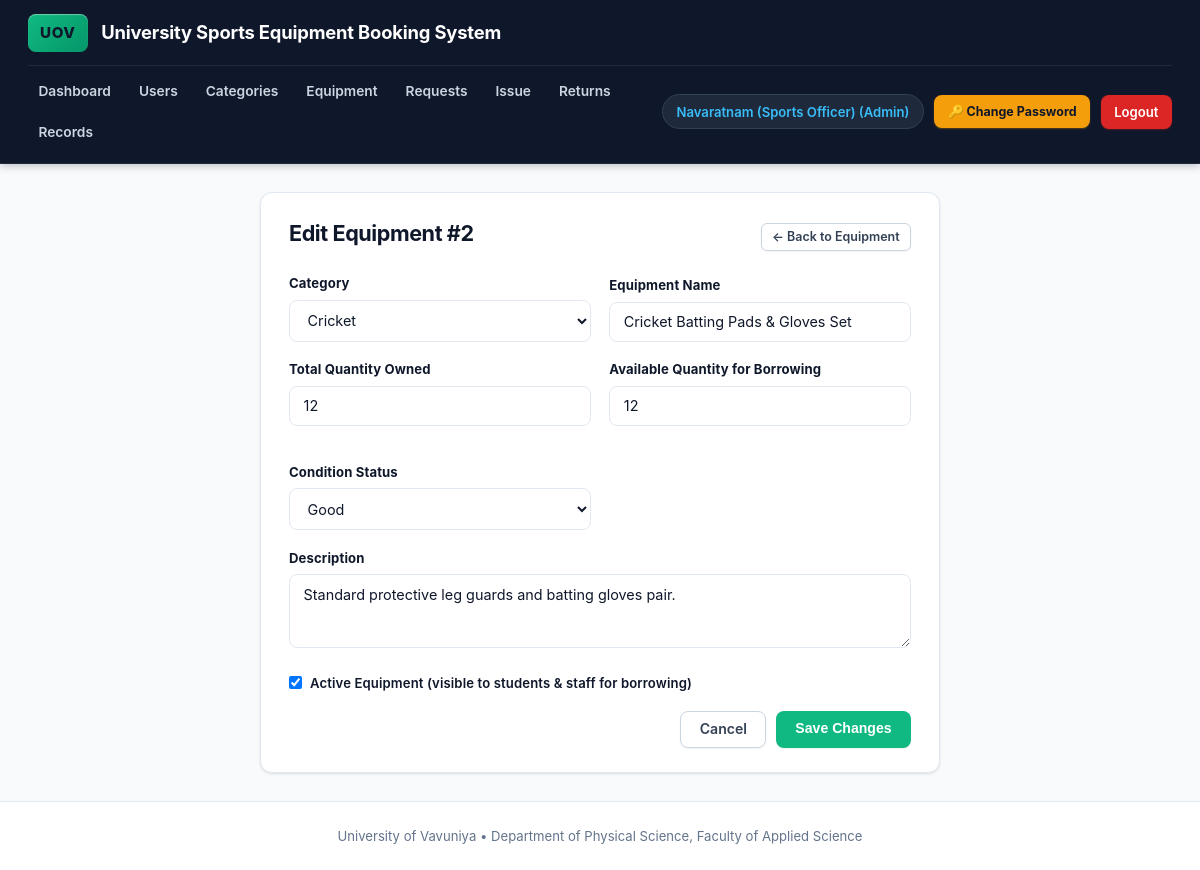
Screenshot of /admin/edit_equipment.php?id=2 (signed in) with the database file from the repository.
### tables this page shows
CREATE TABLE `equipment` (
  `equipment_id` INT AUTO_INCREMENT PRIMARY KEY,
  `category_id` INT NOT NULL,
  `equipment_name` VARCHAR(100) NOT NULL,
  `description` TEXT NULL,
  `total_quantity` INT NOT NULL DEFAULT 0 CHECK (`total_quantity` >= 0),
  `available_quantity` INT NOT NULL DEFAULT 0 CHECK (`available_quantity` >= 0),
  `condition_status` VARCHAR(50) NOT NULL DEFAULT 'Good',
  `active` TINYINT(1) NOT NULL DEFAULT 1,
  CONSTRAINT `fk_equipment_category`
    FOREIGN KEY (`category_id`) REFERENCES `equipment_categories` (`category_id`)
    ON UPDATE CASCADE ON DELETE RESTRICT
);

CREATE TABLE `equipment_categories` (
  `category_id` INT AUTO_INCREMENT PRIMARY KEY,
  `category_name` VARCHAR(100) NOT NULL,
  `description` TEXT NULL,
  `active` TINYINT(1) NOT NULL DEFAULT 1
);

### includes/auth.php (called while the page is built, shortened)
<?php
function e(?string $str): string {
    return htmlspecialchars($str ?? '', ENT_QUOTES, 'UTF-8');
}

### admin/edit_equipment.php (the view, shortened to what this page needs)
<?php
require_once __DIR__ . '/../config/db.php';
require_once __DIR__ . '/../includes/auth.php';
$eid     = (int)($_GET['id'] ?? $_POST['equipment_id'] ?? 0);
$stmt = $pdo->prepare("SELECT * FROM equipment WHERE equipment_id = ?");
$stmt->execute([$eid]);
$item = $stmt->fetch();
$categories = $pdo->query("SELECT * FROM equipment_categories WHERE active = 1 ORDER BY category_name")->fetchAll();
require_once __DIR__ . '/../includes/header.php';
?>
<div class="card" style="max-width: 680px; margin: 0 auto;">
    <div style="display:flex; justify-content:space-between; align-items:center; margin-bottom:1rem;">
        <h2>Edit Equipment #<?= (int)$item['equipment_id'] ?></h2>
        <a href="/sports_equipment_system/admin/manage_equipment.php" class="btn btn-sm btn-secondary">&larr; Back to Equipment</a>
    </div>
    <form method="post">
        <div class="form-grid">
            <div class="form-group">
                <label>Category</label>
                <select name="category_id" required>
                    <?php foreach ($categories as $c): ?>
                        <option value="<?= (int)$c['category_id'] ?>" <?= $c['category_id'] == $item['category_id'] ? 'selected' : '' ?>>
                            <?= e($c['category_name']) ?>
                        </option>
                    <?php endforeach; ?>
                </select>
            </div>
            <div class="form-group">
                <label>Equipment Name</label>
                <input type="text" name="equipment_name" value="<?= e($item['equipment_name']) ?>" required>
            </div>
        </div>
        <div class="form-grid">
            <div class="form-group">
                <label>Total Quantity Owned</label>
                <input type="number" name="total_quantity" min="0" value="<?= (int)$item['total_quantity'] ?>" required>
            </div>
            <div class="form-group">
                <label>Available Quantity for Borrowing</label>
                <input type="number" name="available_quantity" min="0" value="<?= (int)$item['available_quantity'] ?>" required>
            </div>
            <div class="form-group">
                <label>Condition Status</label>
                <select name="condition_status">
                    <option value="Good" <?= $item['condition_status'] === 'Good' ? 'selected' : '' ?>>Good</option>
                </select>
            </div>
        </div>
        <div class="form-group">
            <label>Description</label>
            <textarea name="description" rows="3"><?= e($item['description']) ?></textarea>
        </div>
        <div class="form-group" style="display:flex; align-items:center; gap:0.5rem;">
            <input type="checkbox" name="active" id="eqActiveChk" value="1" <?= $item['active'] ? 'checked' : '' ?> style="width:auto;">
            <label for="eqActiveChk" style="margin:0; font-weight:600; cursor:pointer;">Active Equipment (visible to students &amp; staff for borrowing)</label>
        </div>
        <div style="display:flex; justify-content:flex-end; gap:0.6rem; margin-top:1rem;">
            <a href="/sports_equipment_system/admin/manage_equipment.php" class="btn btn-secondary">Cancel</a>
            <button type="submit" class="btn btn-success">Save Changes</button>
        </div>
    </form>
</div>
<?php require_once __DIR__ . '/../includes/footer.php'; ?>

### assets/css/style.css (style rules this page uses)
:root { --color-primary: #0284c7; --color-primary-hover: #0369a1; --color-primary-light: #e0f2fe; --color-primary-text: #0369a1; --color-secondary: #0f172a; --color-secondary-sub: #1e293b; --color-accent: #10b981; --color-accent-hover: #059669; --color-bg: #f8fafc; --color-card-bg: #ffffff; --color-border: #e2e8f0; --color-border-subtle: #f1f5f9; --color-text-main: #0f172a; --color-text-body: #334155; --color-text-muted: #64748b; --color-text-faint: #94a3b8; --status-pending-bg: #fef3c7; --status-pending-text: #92400e; --status-pending-border: #fde68a; --status-approved-bg: #e0f2fe; --status-approved-text: #0369a1; --status-approved-border: #bae6fd; --status-completed-bg: #d1fae5; --status-completed-text: #065f46; --status-completed-border: #a7f3d0; --status-rejected-bg: #fee2e2; --status-rejected-text: #991b1b; --status-rejected-border: #fecaca; --status-overdue-bg: #fef2f2; --status-overdue-text: #b91c1c; --status-overdue-border: #fca5a5; --font-family: 'Inter', -apple-system, BlinkMacSystemFont, 'Segoe UI', Roboto, Helvetica, Arial, sans-serif; --radius-sm: 0.375rem; --radius-md: 0.5rem; --radius-lg: 0.75rem; --radius-xl: 1rem; --radius-pill: 9999px; --shadow-xs: 0 1px 2px rgba(15, 23, 42, 0.05); --shadow-sm: 0 1px 3px rgba(15, 23, 42, 0.08), 0 1px 2px rgba(15, 23, 42, 0.04); --shadow-md: 0 4px 6px -1px rgba(15, 23, 42, 0.08), 0 2px 4px -2px rgba(15, 23, 42, 0.05); --shadow-lg: 0 10px 15px -3px rgba(15, 23, 42, 0.08), 0 4px 6px -4px rgba(15, 23, 42, 0.04); }
* { box-sizing: border-box; margin: 0; padding: 0; }
body { font-family: var(--font-family); background-color: var(--color-bg); color: var(--color-text-body); line-height: 1.55; min-height: 100vh; display: flex; flex-direction: column; -webkit-font-smoothing: antialiased; }
.card { background: var(--color-card-bg); border-radius: var(--radius-lg); padding: 1.5rem 1.75rem; border: 1px solid var(--color-border); box-shadow: var(--shadow-sm); margin-bottom: 1.5rem; transition: box-shadow 0.2s ease; }
.card h2 { font-size: 1.35rem; font-weight: 700; color: var(--color-text-main); letter-spacing: -0.02em; margin-bottom: 0.4rem; }
.btn { display: inline-flex; align-items: center; justify-content: center; gap: 0.4rem; padding: 0.55rem 1.15rem; border: 1px solid transparent; border-radius: var(--radius-md); background: var(--color-primary); color: #ffffff; font-weight: 600; font-size: 0.88rem; cursor: pointer; text-decoration: none; box-shadow: var(--shadow-xs); transition: all 0.15s ease-in-out; line-height: 1.25; }
.btn-secondary { background: #ffffff; color: #334155; border: 1px solid #cbd5e1; }
.btn-success { background: var(--color-accent); color: #ffffff; }
.btn-sm { padding: 0.35rem 0.65rem; font-size: 0.78rem; border-radius: var(--radius-sm); font-weight: 600; }
.form-grid { display: grid; grid-template-columns: repeat(auto-fit, minmax(260px, 1fr)); gap: 1.15rem; align-items: flex-end; }
.form-group { margin-bottom: 1.1rem; }
.form-group label { display: block; font-size: 0.82rem; font-weight: 700; margin-bottom: 0.4rem; color: var(--color-text-main); letter-spacing: 0.01em; }
.form-group input, .form-group select, .form-group textarea { width: 100%; padding: 0.65rem 0.85rem; border: 1.5px solid var(--color-border); border-radius: var(--radius-md); font-size: 0.9rem; font-family: inherit; color: var(--color-text-main); background-color: #ffffff; transition: all 0.15s ease; outline: none; }

### rows the page displays
equipment: equipment_id "2", category_id "Cricket", equipment_name "Cricket Batting Pads & Gloves Set", total_quantity "12", available_quantity "12", condition_status "Good", description "Standard protective leg guards and batting gloves pair.", active "☑"

### other values shown
$full_name "Navaratnam (Sports Officer)"
$current_role "Admin"
